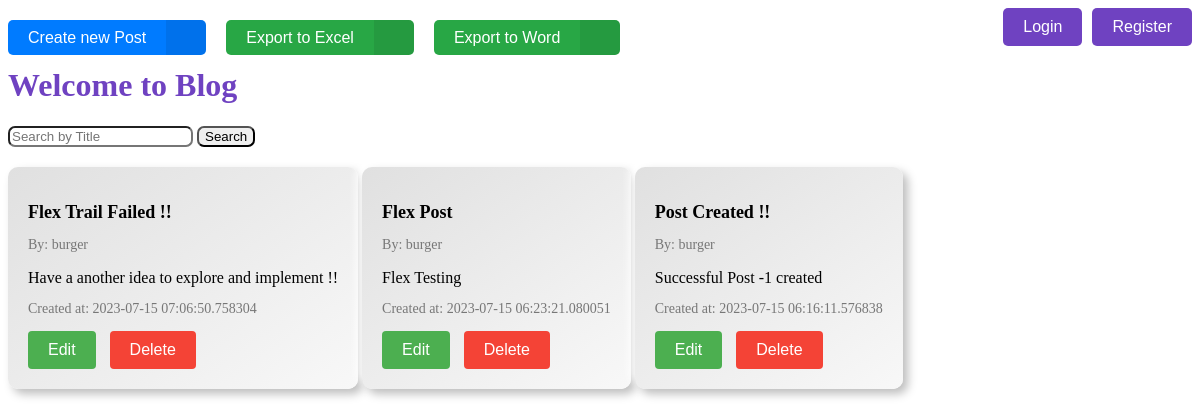
Before: / with the older database file.
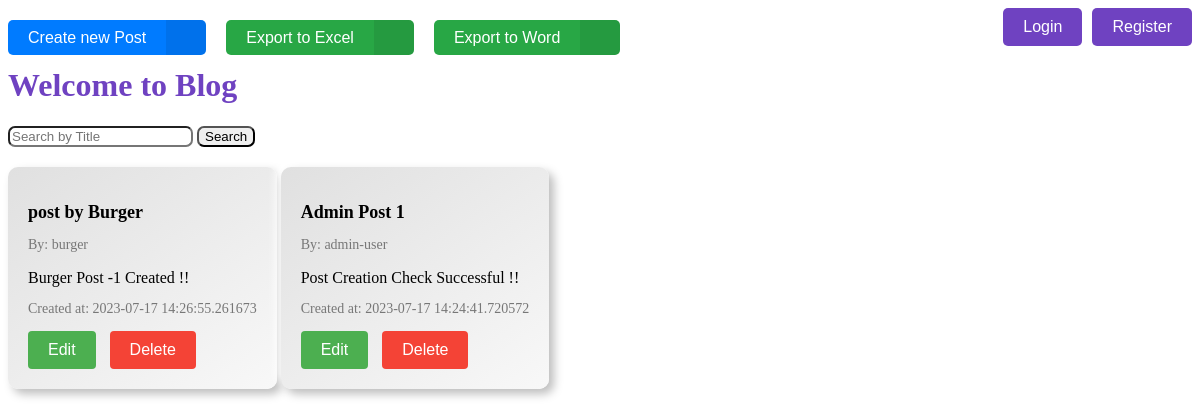
After: the same page with the newer database file.
### main.py (models this page shows, shortened)
class Post(db.Model):
    id = db.Column(db.Integer, primary_key=True)
    title = db.Column(db.String(100), nullable=False)
    content = db.Column(db.Text, nullable=False)
    author_id = db.Column(db.Integer, db.ForeignKey('user.id'), nullable=False)
    author = db.relationship('User', backref=db.backref('posts', lazy=True))
    created_at = db.Column(db.DateTime, default=datetime.utcnow)

class User(db.Model):
    id = db.Column(db.Integer, primary_key=True)
    username = db.Column(db.String(50), unique=True, nullable=False)
    password = db.Column(db.String(100), nullable=False)

### main.py (the view)
@app.route('/', methods=['GET'])
def index():
    search_query = request.args.get('search', '')
    if search_query:
        posts = Post.query.filter(Post.title.contains(search_query)).order_by(Post.created_at.desc()).all()
    else:
        posts = Post.query.order_by(Post.created_at.desc()).all()
    return render_template('index.html', posts=posts, search_query=search_query)

### templates/index.html (shortened to what this page needs)
<!DOCTYPE html>
<html>
<head>
</head>
<body>
    <div class="menu">
        {% if 'user_id' in session %}
            <form action="{{ url_for('logout') }}" method="GET">
                <button type="submit" class="btn loo">Logout</button>
            </form>
        {% else %}
            <form action="{{ url_for('login') }}" method="GET">
                <button type="submit" class="btn log">Login</button>
            </form>
        {% endif %}
        <form action="{{ url_for('register') }}" method="GET">
            <button type="submit" class="btn reg">Register</button>
        </form>
    </div>
    <h1 style="font-family:Georgia;" class="blog">Welcome to Blog</h1>
    <div class="search-form">
        <form action="{{ url_for('index') }}" method="GET">
            <input type="text" name="search" placeholder="Search by Title" class="sea" value="{{ request.args.get('search', '') }}">
            <button type="submit" class="sub">Search</button>
        </form>
    </div>
    {% if posts %}
        {% for post in posts %}
        <div class="post-container">
            <h2 class="post-title">{{ post.title }}</h2>
            <p class="post-author">By: {{ post.author.username }}</p>
            <p class="post-content">{{ post.content }}</p>
            <p class="post-details">Created at: {{ post.created_at }}</p>
            <div class="action-buttons">
                <form action="{{ url_for('edit_post', post_id=post.id) }}" method="GET" style="display:inline">
                    <button type="submit" class="edit-button">Edit</button>
                </form>
                <form action="{{ url_for('delete_post', post_id=post.id) }}" method="POST" style="display:inline">
                    <button type="submit" class="delete-button">Delete</button>
                </form>
            </div>
        </div>
        {% endfor %}
    {% else %}
        {% if search_query %}
            <p>No posts found for "{{ search_query }}".</p>
        {% else %}
            <p>No posts available.</p>
        {% endif %}
    {% endif %}
    <div class="action-button">
        <form action="{{ url_for('create_post') }}" method="GET" style="display:inline">
            <button type="submit" class="btn-create">
                <span class="button__text">Create new Post</span>
                <span class="button__icon">
                </span>
            </button>
        </form>
        <form action="{{ url_for('export_to_excel') }}" method="GET" style="display:inline">
            <button type="submit" class="btn-icon">
                <span class="button__text">Export to Excel</span>
                <span class="button__icon">
                </span>
            </button>
        </form>
        <form action="{{ url_for('export_to_word') }}" method="GET" style="display:inline">
            <button type="submit" class="btn-icon">
                <span class="button__text">Export to Word</span>
                <span class="button__icon">
                </span>
            </button>
        </form>
    </div>
</body>
</html>

### templates/index.html (style rules this page uses)
.post-container { display: inline-block; border-radius: 10px; padding: 20px; margin-bottom: 20px; box-sizing: border-box; width: max-content; background: linear-gradient(145deg, #e0e0e0, #f8f8f8); box-shadow: 5px 5px 10px #bebebe, -5px -5px 10px #ffffff; }
.post-title { font-size: 18px; font-weight: bold; margin-bottom: 10px; }
.post-author { font-size: 14px; color: #777; margin-bottom: 10px; }
.post-content { font-size: 16px; margin-bottom: 10px; }
.post-details { font-size: 14px; color: #777; }
.action-button { position:absolute; display:flex; top:20px; gap:20px; }
.action-buttons { margin-top: 10px; }
.action-buttons button { margin-right: 10px; }
.blog { color:#6f42c1; }
.search-form { margin-bottom: 20px; }
.menu { display: flex; justify-content: flex-end; margin-bottom: 20px; }
.menu button { margin-left: 10px; }
.btn { background-color: #6f42c1; border: none; border-radius: 5px; color: white; padding: 10px 20px; text-align: center; text-decoration: none; display: inline-block; font-size: 16px; cursor: pointer; }
.sea,.sub { border-radius:7px; }
.edit-button { background-color: #4CAF50; border: none; color: white; padding: 10px 20px; text-align: center; text-decoration: none; display: inline-block; font-size: 16px; border-radius: 4px; cursor: pointer; }
.delete-button { background-color: #f44336; border: none; color: white; padding: 10px 20px; text-align: center; text-decoration: none; display: inline-block; font-size: 16px; border-radius: 4px; cursor: pointer; }
.btn-icon { display: inline-flex; height: 35px; padding: 0; background: #28a745; border: none; outline: none; border-radius: 5px; overflow: hidden; font-family: 'Quicksand',sans-serif; font-size: 16px; font-weight: 500; cursor: pointer; }
.button__text, .button__icon { display: inline-flex; align-items: center; padding: 0 24px; color: #fff; height: 100%; }
.button__icon { font-size: 1.5em; background: rgba(0, 0, 0, 0.08); }
.btn-create { display: inline-flex; height: 35px; padding: 0; background: #007bff; border: none; outline: none; border-radius: 5px; overflow: hidden; font-family: 'Quicksand',sans-serif; font-size: 16px; font-weight: 500; cursor: pointer; }
.button__text, .button__icon { display: inline-flex; align-items: center; padding: 0 20px; color: #fff; height: 100%; }

Changed rows visible on the page:
removed Post: title "Flex Trail Failed !!", author.username "burger", content "Have a another idea to explore and implement !!", created_at "2023-07-15 07:06:50.758304"
removed Post: title "Flex Post", author.username "burger", content "Flex Testing", created_at "2023-07-15 06:23:21.080051"
removed Post: title "Post Created !!", author.username "burger", content "Successful Post -1 created", created_at "2023-07-15 06:16:11.576838"
added Post: title "post by Burger", author.username "burger", content "Burger Post -1 Created !!", created_at "2023-07-17 14:26:55.261673"
added Post: title "Admin Post 1", author.username "admin-user", content "Post Creation Check Successful !!", created_at "2023-07-17 14:24:41.720572"
